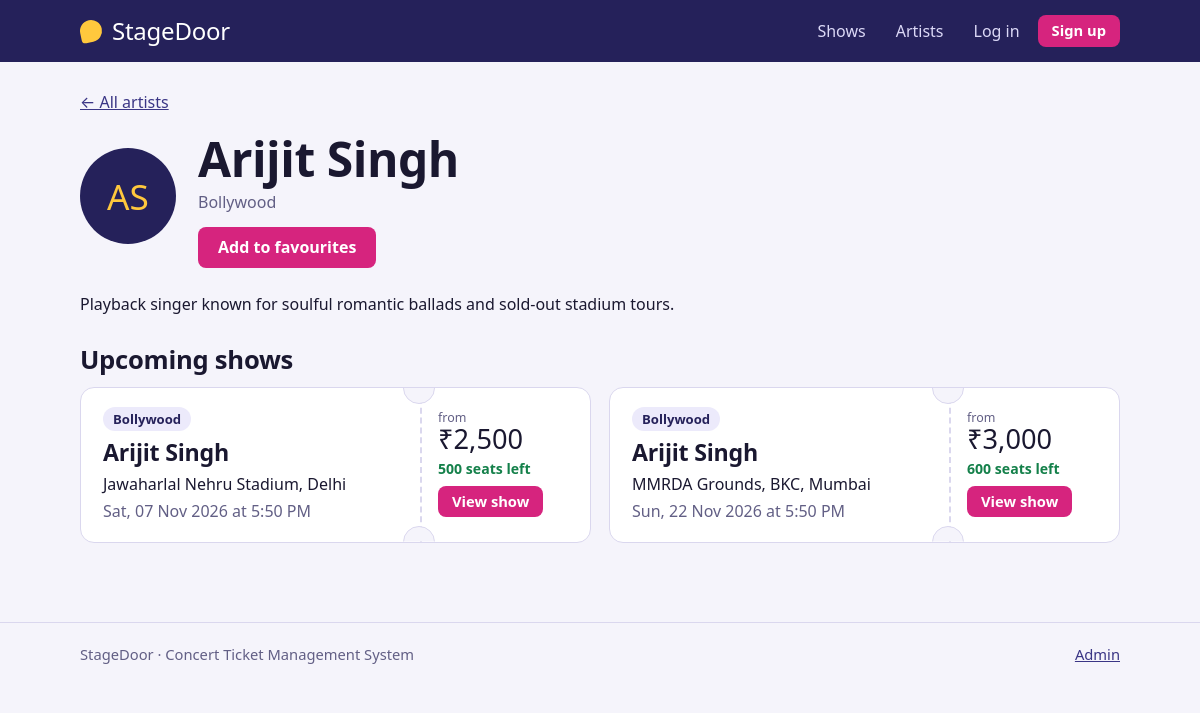
The page /artist.php?id=1 on the database its author committed.
### tables this page shows
CREATE TABLE artists (
  id         INT UNSIGNED AUTO_INCREMENT PRIMARY KEY,
  name       VARCHAR(120) NOT NULL,
  genre      VARCHAR(60)  NOT NULL DEFAULT '',
  bio        TEXT NULL,
  created_at TIMESTAMP NOT NULL DEFAULT CURRENT_TIMESTAMP
);

CREATE TABLE shows (
  id          INT UNSIGNED AUTO_INCREMENT PRIMARY KEY,
  artist_id   INT UNSIGNED NOT NULL,
  city        VARCHAR(80)  NOT NULL,
  venue       VARCHAR(150) NOT NULL,
  show_date   DATETIME     NOT NULL,
  price       DECIMAL(10,2) NOT NULL,
  total_seats INT UNSIGNED NOT NULL,
  created_at  TIMESTAMP NOT NULL DEFAULT CURRENT_TIMESTAMP,
  INDEX idx_city (city),
  INDEX idx_date (show_date),
  CONSTRAINT fk_show_artist FOREIGN KEY (artist_id) REFERENCES artists(id) ON DELETE CASCADE
);

### includes/functions.php (called while the page is built, shortened)
<?php
require_once __DIR__ . '/db.php';
function e($v): string { return htmlspecialchars((string)$v, ENT_QUOTES, 'UTF-8'); }
function url(string $path = ''): string { return BASE_URL . '/' . ltrim($path, '/'); }
function money($n): string { return '₹' . number_format((float)$n, 0); }
function fmt_date($d): string { return date('D, d M Y', strtotime($d)); }
function fmt_time($d): string { return date('g:i A', strtotime($d)); }
function is_logged_in(): bool { return !empty($_SESSION['user_id']); }
function initials(string $name): string {
    $p = preg_split('/\s+/', trim($name)); $s = '';
    foreach (array_slice($p, 0, 2) as $w) $s .= mb_strtoupper(mb_substr($w, 0, 1));
    return $s;
}

### includes/db.php (called while the page is built, shortened)
<?php
try {
    $db = new mysqli(DB_HOST, DB_USER, DB_PASS, DB_NAME, DB_PORT);
    $db->set_charset('utf8mb4');
} catch (mysqli_sql_exception $e) {
    http_response_code(500);
    die('<h2>Database connection failed</h2><p>Make sure MySQL is running in the XAMPP Control Panel, '
      . 'the database <code>' . htmlspecialchars(DB_NAME) . '</code> has been imported '
      . '(database/concert_ticket_db.sql), and the settings in <code>config/config.php</code> are correct.</p>');
}
function db_all(string $sql, string $types = '', array $params = []): array {
    global $db;
    $st = $db->prepare($sql);
    if ($types !== '') $st->bind_param($types, ...$params);
    $st->execute();
    $res = $st->get_result();
    $rows = $res ? $res->fetch_all(MYSQLI_ASSOC) : [];
    return $rows;
}
function db_one(string $sql, string $types = '', array $params = []): ?array {
    $rows = db_all($sql, $types, $params);
    return $rows[0] ?? null;
}

### artist.php (the view, shortened to what this page needs)
<?php
require_once __DIR__ . '/includes/functions.php';
$id = (int)($_GET['id'] ?? 0);
$a = db_one('SELECT * FROM artists WHERE id = ?', 'i', [$id]);
$isFav = is_logged_in() && db_one('SELECT 1 AS x FROM favourites WHERE user_id=? AND artist_id=?', 'ii', [$_SESSION['user_id'], $id]);
$shows = db_all(SHOW_SELECT . 'WHERE s.artist_id = ? AND s.show_date >= NOW() ORDER BY s.show_date', 'i', [$id]);
require __DIR__ . '/includes/header.php';
?>
<p><a href="<?= e(url('artists.php')) ?>">&larr; All artists</a></p>
<div class="artist-head">
  <div class="avatar big" aria-hidden="true"><?= e(initials($a['name'])) ?></div>
  <div>
    <h1><?= e($a['name']) ?></h1>
    <p class="muted" style="margin:4px 0 12px"><?= e($a['genre']) ?></p>
    <form method="post" action="<?= e(url('favourite_toggle.php')) ?>">
      <button class="btn <?= $isFav ? 'btn-ghost' : '' ?>" type="submit"><?= $isFav ? 'Remove from favourites' : 'Add to favourites' ?></button>
    </form>
  </div>
</div>
<?php if (!empty($a['bio'])): ?><p style="max-width:70ch"><?= nl2br(e($a['bio'])) ?></p><?php endif; ?>
<h2 style="margin-top:28px">Upcoming shows</h2>
<?php if (!$shows): ?>
  <div class="empty"><strong>No upcoming shows</strong>Add <?= e($a['name']) ?> to your favourites and check back later.</div>
<?php else: ?>
  <div class="ticket-list"><?php foreach ($shows as $s) include __DIR__ . '/includes/show_card.php'; ?></div>
<?php endif; ?>
<?php require __DIR__ . '/includes/footer.php'; ?>

### includes/show_card.php
<?php
$remaining = (int)$s['seats_remaining'];
$pct = $s['total_seats'] > 0 ? round(($remaining / $s['total_seats']) * 100) : 0;
$low = $remaining > 0 && $pct <= 15;
?>
<article class="ticket">
  <div class="ticket-main">
    <p class="ticket-genre"><?= e($s['genre']) ?></p>
    <h3><a href="<?= e(url('artist.php?id=' . (int)$s['artist_id'])) ?>"><?= e($s['artist_name']) ?></a></h3>
    <p class="ticket-where"><?= e($s['venue']) ?>, <?= e($s['city']) ?></p>
    <p class="ticket-when"><?= e(fmt_date($s['show_date'])) ?> at <?= e(fmt_time($s['show_date'])) ?></p>
  </div>
  <div class="ticket-stub">
    <p class="ticket-price"><small>from</small><?= e(money($s['price'])) ?></p>
    <p class="ticket-left <?= $remaining === 0 ? 'is-out' : ($low ? 'is-low' : '') ?>">
      <?= $remaining === 0 ? 'Sold out' : e($remaining) . ' seats left' ?>
    </p>
    <a class="btn btn-small" href="<?= e(url('show.php?id=' . (int)$s['id'])) ?>">View show</a>
  </div>
</article>

### assets/css/style.css (style rules this page uses)
:root { --indigo:#25215A; --indigo-2:#3A3585; --magenta:#D6247E; --magenta-d:#B01C66; --sun:#FFC83D; --paper:#F5F4FB; --card:#FFFFFF; --ink:#1A1830; --muted:#625F85; --line:#DAD7EE; --ok:#14804A; --err:#B3261E; --display:"Franklin Gothic Medium","Arial Narrow","Segoe UI",Arial,sans-serif; --body:"Segoe UI",system-ui,-apple-system,Roboto,Arial,sans-serif; }
* { box-sizing:border-box }
html { -webkit-text-size-adjust:100% }
body { margin:0;font-family:var(--body);color:var(--ink);background:var(--paper);line-height:1.55;font-size:16px }
a { color:var(--indigo-2) }
h1,h2,h3 { font-family:var(--display);font-weight:700;letter-spacing:-.01em;line-height:1.15;margin:0 0 .5em }
h1 { font-size:clamp(2rem,5vw,3rem) }
h2 { font-size:1.6rem }
h3 { font-size:1.25rem }
p { margin:0 0 1em }
.muted { color:var(--muted) }
.btn { display:inline-block;background:var(--magenta);color:#fff;border:0;border-radius:8px;padding:11px 20px;font:inherit;font-weight:600;text-decoration:none;cursor:pointer;line-height:1.2 }
.btn-small { padding:7px 14px;font-size:.92rem }
.ticket-list { display:grid;grid-template-columns:repeat(auto-fill,minmax(440px,1fr));gap:18px }
.ticket { display:grid;grid-template-columns:1fr 170px;background:var(--card);border:1px solid var(--line);border-radius:14px;position:relative }
.ticket::before,.ticket::after { content:"";position:absolute;right:155px;width:30px;height:30px;background:var(--paper);border:1px solid var(--line);border-radius:50% }
.ticket::before { top:-16px;clip-path:inset(50% 0 0 0) }
.ticket::after { bottom:-16px;clip-path:inset(0 0 50% 0) }
.ticket-main { padding:18px 22px }
.ticket-main h3 { margin:0 0 6px;font-size:1.45rem }
.ticket-main h3 a { color:var(--ink);text-decoration:none }
.ticket-genre { display:inline-block;background:#ECEAFB;color:var(--indigo);font-size:.82rem;font-weight:600;padding:2px 10px;border-radius:999px;margin-bottom:8px }
.ticket-where { margin:0;color:var(--ink) }
.ticket-when { margin:2px 0 0;color:var(--muted) }
.ticket-stub { border-left:2px dashed var(--line);padding:16px;display:flex;flex-direction:column;align-items:flex-start;justify-content:center;gap:6px }
.ticket-price { margin:0;font-family:var(--display);font-size:1.7rem;line-height:1 }
.ticket-price small { display:block;font-family:var(--body);font-size:.78rem;color:var(--muted);font-weight:400 }
.ticket-left { margin:0;font-size:.88rem;color:var(--ok);font-weight:600 }
.avatar { width:60px;height:60px;border-radius:50%;background:var(--indigo);color:var(--sun);display:grid;place-items:center;font-family:var(--display);font-size:1.4rem;margin-bottom:6px }
.avatar.big { width:96px;height:96px;font-size:2.2rem }
.artist-head { display:flex;gap:22px;align-items:center;margin-bottom:24px;flex-wrap:wrap }
.artist-head h1 { margin:0 }

### rows shown on the page
artists: name "AS", name "Arijit Singh", genre "Bollywood", bio "Playback singer known for soulful romantic ballads and sold-out stadium tours."
shows: artist.genre "Bollywood", artist.name "Arijit Singh", venue "Jawaharlal Nehru Stadium", city "Delhi", show_date "Sat, 07 Nov 2026", show_date "5:50 PM", price "₹2,500", remaining "500"
shows: artist.genre "Bollywood", artist.name "Arijit Singh", venue "MMRDA Grounds, BKC", city "Mumbai", show_date "Sun, 22 Nov 2026", show_date "5:50 PM", price "₹3,000", remaining "600"

### other values the page prints
SITE_NAME "StageDoor"
$label "Shows Artists Log in"
